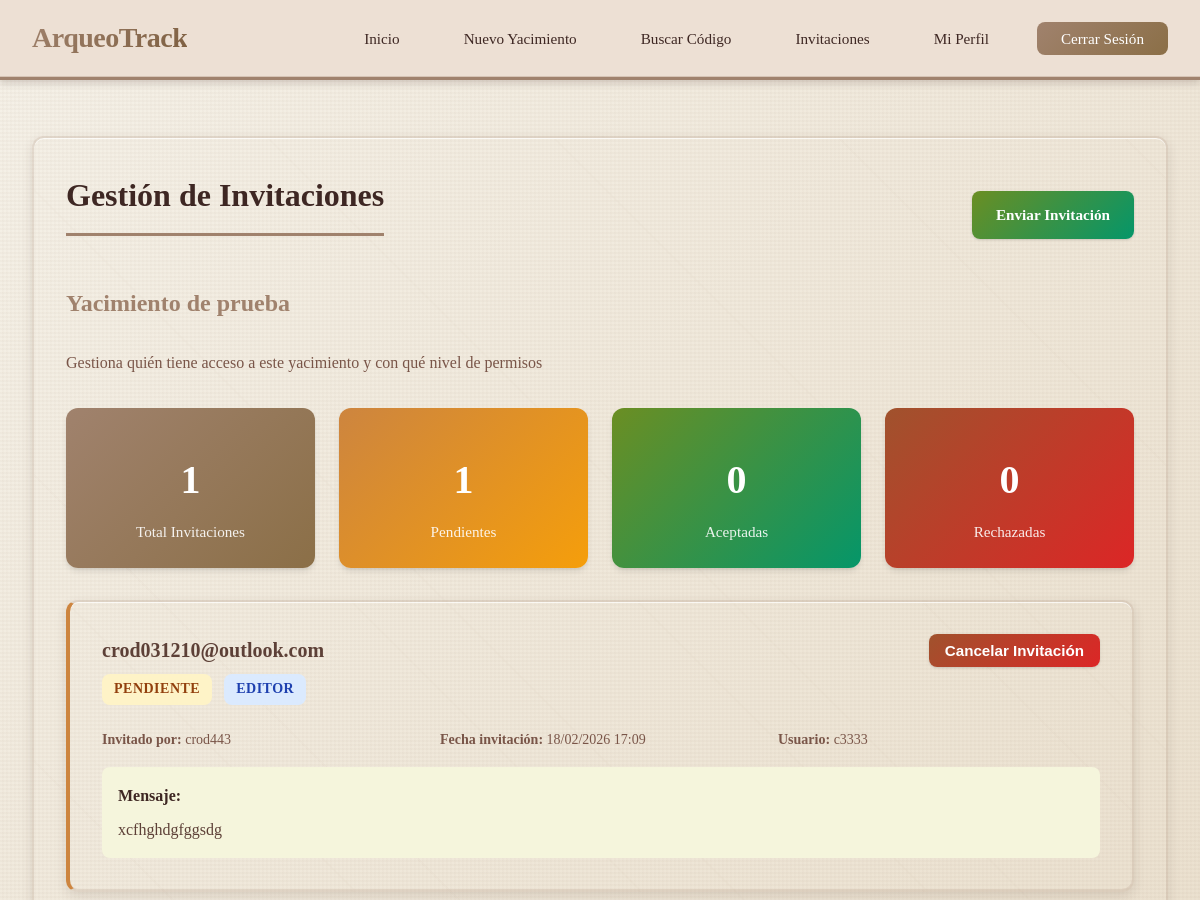
The page /yacimiento/1/invitaciones (signed in, upper part) on the database as committed earlier.
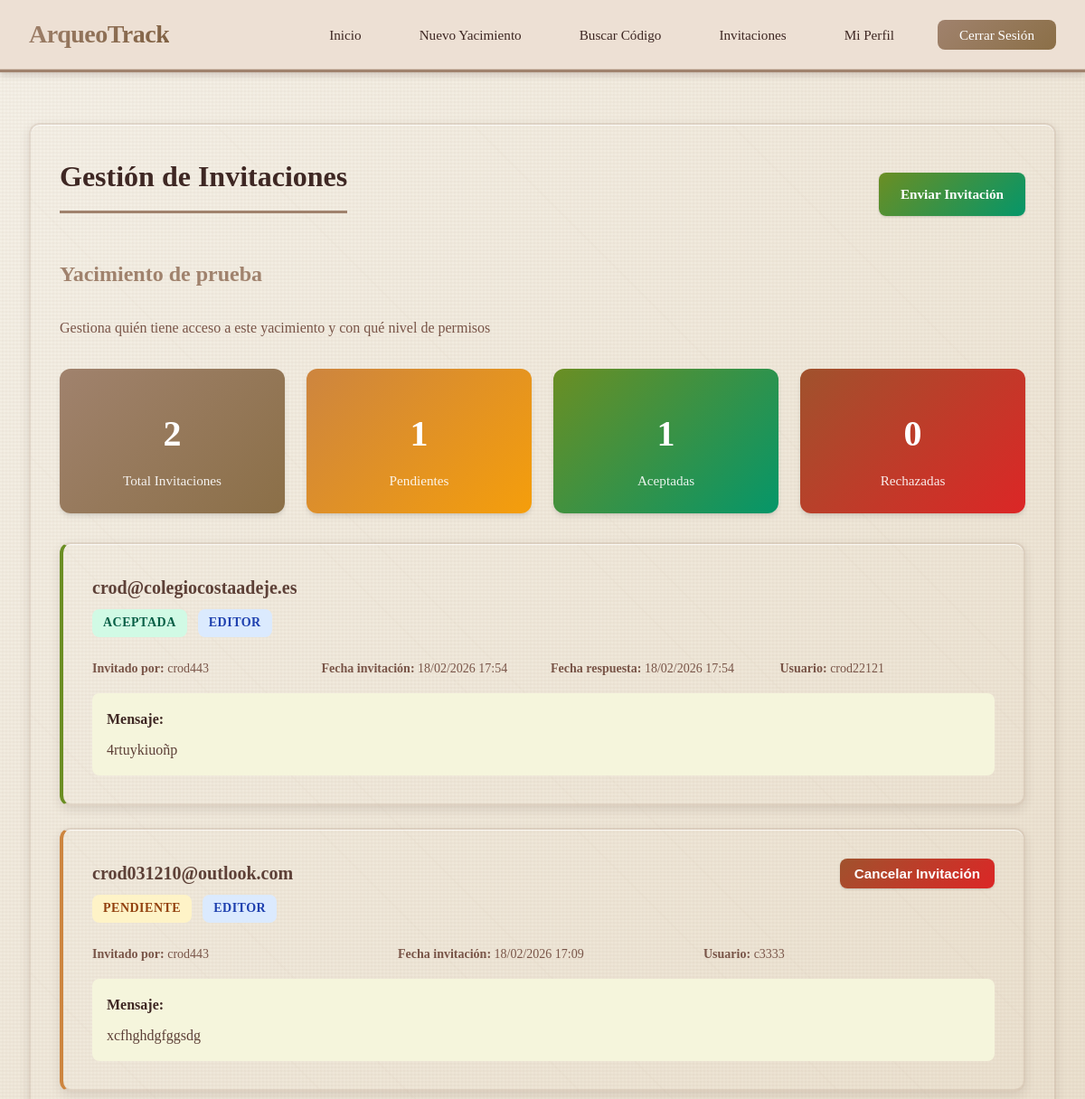
The same page on the database as committed later.
### app/models/yacimiento.py (models this page shows, shortened)
class Yacimiento(db.Model):
    __tablename__ = 'yacimientos'
    id = db.Column(db.Integer, primary_key=True)
    user_id = db.Column(db.Integer, db.ForeignKey('usuarios.id'), nullable=False, index=True)
    nombre = db.Column(db.String(200), nullable=False)
    ubicacion = db.Column(db.String(300))
    descripcion = db.Column(db.Text)
    lat = db.Column(db.Float)
    lng = db.Column(db.Float)
    polygon_geojson = db.Column(db.Text)  # GeoJSON del polígono (almacenado como texto)
    area_m2 = db.Column(db.Float)  # Área en metros cuadrados
    altitud_media = db.Column(db.Float)
    responsable = db.Column(db.String(100))
    fecha_inicio = db.Column(db.Date)
    fecha_fin = db.Column(db.Date)
    fecha_creacion = db.Column(db.DateTime, default=datetime.utcnow, nullable=False)
    fecha_actualizacion = db.Column(db.DateTime, default=datetime.utcnow, onupdate=datetime.utcnow)
    propietario = db.relationship(
        'Usuario',
        back_populates='yacimientos'
    )
    hallazgos = db.relationship(
        'Hallazgo',
        back_populates='yacimiento',
        cascade='all, delete-orphan',
        lazy='dynamic'
    )
    sectores = db.relationship(
        'Sector',
        back_populates='yacimiento',
        cascade='all, delete-orphan',
        lazy='dynamic'
    )
    fases = db.relationship(
        'FaseProyecto',
        back_populates='yacimiento',
        cascade='all, delete-orphan',
        lazy='dynamic',
        order_by='FaseProyecto.orden'
    )
    eventos = db.relationship(
        'Evento',
        back_populates='yacimiento',
        cascade='all, delete-orphan',
        lazy='dynamic',
        order_by='Evento.fecha.desc()'
    )
    invitaciones = db.relationship(
        'Invitacion',
        back_populates='yacimiento',
        cascade='all, delete-orphan',
        lazy='dynamic'
    )
    __table_args__ = (
        db.Index('idx_yacimientos_user_fecha', 'user_id', 'fecha_creacion'),
    )

### app/models/invitacion.py (models this page shows, shortened)
class Invitacion(db.Model):
    __tablename__ = 'invitaciones'
    id = db.Column(db.Integer, primary_key=True)
    yacimiento_id = db.Column(db.Integer, db.ForeignKey('yacimientos.id'), nullable=False, index=True)
    invitado_id = db.Column(db.Integer, db.ForeignKey('usuarios.id'), nullable=False, index=True)
    invitado_por_id = db.Column(db.Integer, db.ForeignKey('usuarios.id'), nullable=False)
    email = db.Column(db.String(120), nullable=False)
    rol = db.Column(db.String(50), nullable=False)  # visualizador, editor, colaborador, asistente
    mensaje = db.Column(db.Text)
    estado = db.Column(db.String(20), default='pendiente', nullable=False)  # pendiente, aceptada, rechazada, cancelada
    fecha_envio = db.Column(db.DateTime, default=datetime.utcnow, nullable=False)
    fecha_respuesta = db.Column(db.DateTime)
    yacimiento = db.relationship(
        'Yacimiento',
        back_populates='invitaciones'
    )
    invitado = db.relationship(
        'Usuario',
        back_populates='invitaciones_recibidas',
        foreign_keys=[invitado_id]
    )
    invitado_por = db.relationship(
        'Usuario',
        back_populates='invitaciones_enviadas',
        foreign_keys=[invitado_por_id]
    )
    __table_args__ = (
        db.Index('idx_invitaciones_yacimiento_estado', 'yacimiento_id', 'estado'),
        db.Index('idx_invitaciones_invitado_estado', 'invitado_id', 'estado'),
    )

### app/models/user.py (models this page shows, shortened)
class Usuario(db.Model, UserMixin):
    __tablename__ = 'usuarios'
    id = db.Column(db.Integer, primary_key=True)
    nombre_usuario = db.Column(db.String(80), unique=True, nullable=False, index=True)
    email = db.Column(db.String(120), unique=True, nullable=False, index=True)
    contraseña = db.Column('password_hash', db.String(200), nullable=False)
    nombre = db.Column(db.String(100), nullable=False)
    apellidos = db.Column(db.String(100), nullable=False)
    fecha_nacimiento = db.Column(db.Date, nullable=False)
    ocupacion = db.Column(db.String(50), nullable=True)
    fecha_registro = db.Column(db.DateTime, default=datetime.utcnow)
    activo = db.Column(db.Boolean, default=True)
    rol = db.Column(db.String(20), default='arqueologo')
    yacimientos = db.relationship('Yacimiento', back_populates='propietario', lazy='dynamic')
    hallazgos = db.relationship('Hallazgo', back_populates='propietario', lazy='dynamic', foreign_keys='Hallazgo.user_id')
    hallazgos_encontrados = db.relationship('Hallazgo', back_populates='encontrado_por', lazy='dynamic', foreign_keys='Hallazgo.encontrado_por_id')
    eventos = db.relationship('Evento', back_populates='usuario', lazy='dynamic')
    comentarios = db.relationship('Comentario', back_populates='usuario', lazy='dynamic')
    fases_responsable = db.relationship('FaseProyecto', back_populates='responsable', lazy='dynamic')
    invitaciones_enviadas = db.relationship('Invitacion', back_populates='invitado_por', lazy='dynamic', foreign_keys='Invitacion.invitado_por_id')
    invitaciones_recibidas = db.relationship('Invitacion', back_populates='invitado', lazy='dynamic', foreign_keys='Invitacion.invitado_id')

### app/blueprints/invitacion.py (the view)
@invitacion_bp.route('/yacimiento/<int:yacimiento_id>/invitaciones')
@login_required
def gestionar(yacimiento_id):
    yacimiento = Yacimiento.query.get_or_404(yacimiento_id)
    if yacimiento.user_id != current_user.id:
        abort(403)
    invitaciones = Invitacion.query.filter_by(yacimiento_id=yacimiento_id).all()
    invitaciones_pendientes = [i for i in invitaciones if i.estado == 'pendiente']
    colaboradores = [i for i in invitaciones if i.estado == 'aceptada']
    return render_template(
        'invitaciones/gestionar.html',
        yacimiento=yacimiento,
        invitaciones=invitaciones,
        invitaciones_pendientes=invitaciones_pendientes,
        colaboradores=colaboradores
    )

### templates/invitaciones/gestionar.html (shortened to what this page needs)
{% extends "base.html" %}
{% block content %}
<div class="main-content">
    <div class="card">
        <div style="display: flex; justify-content: space-between; align-items: center; flex-wrap: wrap; gap: 1rem; margin-bottom: 1.5rem;">
            <h1>Gestión de Invitaciones</h1>
            <a href="/yacimiento/{{ yacimiento.id }}/invitar" class="btn btn-success">Enviar Invitación</a>
        </div>
        <h2 style="color: var(--primary-color); border: none;">{{ yacimiento.nombre }}</h2>
        <p style="color: var(--gray); margin: 1rem 0;">
            Gestiona quién tiene acceso a este yacimiento y con qué nivel de permisos
        </p>
        {% if invitaciones %}
            <div class="stats-grid" style="margin: 2rem 0;">
                <div class="stat-card">
                    <h3>{{ invitaciones|length }}</h3>
                    <p>Total Invitaciones</p>
                </div>
                <div class="stat-card" style="background: linear-gradient(135deg, var(--warning-color), #f59e0b);">
                    <h3>{{ invitaciones|selectattr('estado', 'equalto', 'pendiente')|list|length }}</h3>
                    <p>Pendientes</p>
                </div>
                <div class="stat-card" style="background: linear-gradient(135deg, var(--success-color), #059669);">
                    <h3>{{ invitaciones|selectattr('estado', 'equalto', 'aceptada')|list|length }}</h3>
                    <p>Aceptadas</p>
                </div>
                <div class="stat-card" style="background: linear-gradient(135deg, var(--danger-color), #dc2626);">
                    <h3>{{ invitaciones|selectattr('estado', 'equalto', 'rechazada')|list|length }}</h3>
                    <p>Rechazadas</p>
                </div>
            </div>
            <div style="margin-top: 2rem;">
                {% for invitacion in invitaciones|sort(attribute='fecha_envio', reverse=True) %}
                <div class="card" style="margin-bottom: 1rem; border-left: 4px solid
                    {% if invitacion.estado == 'aceptada' %}var(--success-color)
                    {% elif invitacion.estado == 'rechazada' %}var(--danger-color)
                    {% else %}var(--warning-color){% endif %};">
                    <div style="display: flex; justify-content: space-between; align-items: start; flex-wrap: wrap; gap: 1rem;">
                        <div style="flex: 1;">
                            <h3 style="margin: 0;">{{ invitacion.email }}</h3>
                            <p style="margin: 0.5rem 0;">
                                <span class="badge badge-{% if invitacion.estado == 'aceptada' %}success{% elif invitacion.estado == 'rechazada' %}danger{% else %}warning{% endif %}">
                                    {{ invitacion.estado|upper }}
                                </span>
                                <span class="badge badge-info" style="margin-left: 0.5rem;">
                                    {{ invitacion.rol|upper }}
                                </span>
                            </p>
                        </div>
                        {% if invitacion.estado == 'pendiente' %}
                        <form method="POST" action="/revocar_invitacion/{{ invitacion.id }}" style="display: inline;" onsubmit="return confirm('¿Cancelar esta invitación?');">
                            <button type="submit" class="btn btn-danger" style="padding: 0.5rem 1rem;">
                                Cancelar Invitación
                            </button>
                        </form>
                        {% endif %}
                    </div>
                    <div class="detail-grid" style="margin-top: 1rem; grid-template-columns: repeat(auto-fit, minmax(200px, 1fr)); gap: 1rem; font-size: var(--font-sm); color: var(--gray);">
                        <div><strong>Invitado por:</strong> {{ invitacion.invitado_por.nombre_usuario }}</div>
                        <div><strong>Fecha invitación:</strong> {{ invitacion.fecha_envio.strftime('%d/%m/%Y %H:%M') }}</div>
                        {% if invitacion.fecha_respuesta %}
                        <div><strong>Fecha respuesta:</strong> {{ invitacion.fecha_respuesta.strftime('%d/%m/%Y %H:%M') }}</div>
                        {% endif %}
                        {% if invitacion.invitado %}
                        <div><strong>Usuario:</strong> {{ invitacion.invitado.nombre_usuario }}</div>
                        {% endif %}
                    </div>
                    {% if invitacion.mensaje %}
                    <div style="margin-top: 1rem; padding: 1rem; background: var(--light-gray); border-radius: var(--border-radius);">
                        <strong>Mensaje:</strong>
                        <p style="margin: 0.5rem 0 0 0; color: var(--dark-secondary);">{{ invitacion.mensaje }}</p>
                    </div>
                    {% endif %}
                </div>
                {% endfor %}
            </div>
        {% endif %}
    </div>
</div>
{% endblock %}

### templates/base.html (shortened to what this page needs)
<!DOCTYPE html>
<html lang="es">
<head>
    <link rel="stylesheet" href="{{ url_for('static', filename='css/styles.css') }}">
</head>
<body>
    <nav>
        <div class="nav-container">
            <div class="logo">
                <a href="{% if current_user.is_authenticated %}/inicio{% else %}/{% endif %}">
                    ArqueoTrack
                </a>
            </div>
            <ul class="nav-menu">
                {% block nav_links %}
                {% if current_user.is_authenticated %}
                    <li><a href="/inicio" class="nav-link">Inicio</a></li>
                    <li><a href="/nuevo_yacimiento" class="nav-link">Nuevo Yacimiento</a></li>
                    <li><a href="/buscar_codigo" class="nav-link">Buscar Código</a></li>
                    <li><a href="/mis_invitaciones" class="nav-link">Invitaciones</a></li>
                    <li><a href="/perfil" class="nav-link">Mi Perfil</a></li>
                    <li><a href="/cerrar-sesion" class="nav-link btn-nav-primary">Cerrar Sesión</a></li>
                {% else %}
                    <li><a href="/" class="nav-link">Inicio</a></li>
                    <li><a href="/iniciar-sesion" class="nav-link">Iniciar Sesión</a></li>
                    <li><a href="/registro" class="nav-link btn-nav-primary">Registrarse</a></li>
                {% endif %}
                {% endblock %}
            </ul>
        </div>
    </nav>
    <main>
        {% block content %}{% endblock %}
    </main>
</body>
</html>

Rows that differ between the two databases and show on the page:
added Invitacion: email "crod@colegiocostaadeje.es", estado "ACEPTADA", rol "EDITOR", invitado_por.nombre_usuario "crod443", fecha_envio "18/02/2026 17:54", fecha_respuesta "18/02/2026 17:54", invitado.nombre_usuario "crod22121", mensaje "4rtuykiuoñp"
Other text that changed with them:
{{ invitaciones|length }}: "1" → "2"
{{ invitaciones|selectattr('estado', 'equalto', 'aceptada')|list|length }}: "0" → "1"
